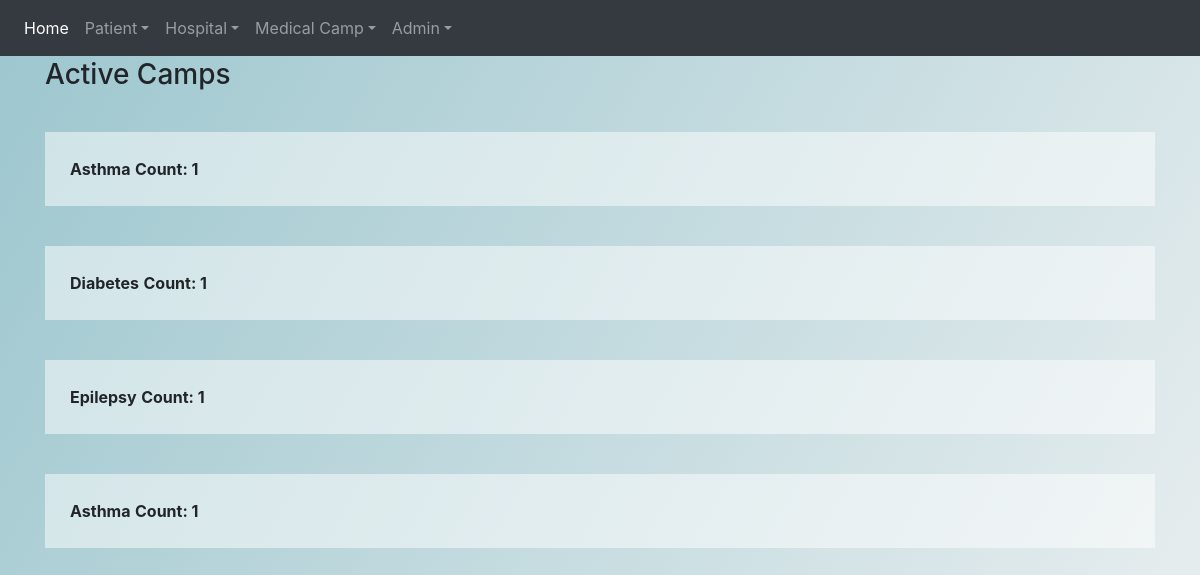
The page /patients/medicine-requirements/ on the database its author committed.
### patients/models.py (models this page shows, shortened)
class HealthIssues(models.Model):
    pid = models.ForeignKey(People, on_delete = models.CASCADE)
    issue = models.ForeignKey(Disease, on_delete = models.CASCADE)
    status = models.ForeignKey(StatusType, on_delete=models.CASCADE)

class Disease(models.Model):
    issue = models.CharField(max_length=200, primary_key = True)
    risk_type = models.CharField(max_length=200)
    def __str__(self):
        return self.issue

### patients/views.py (the view)
# urls.py: path('patients/medicine-requirements/', patient_views.medicine_requirements, name='medicine_requirements'),
def medicine_requirements(request):
    ps = HealthIssues.objects.annotate(num_comments=models.Count('pid')).all()
    return render(request, 'patients/medicine_requirements.html', {'ps': ps})

### patients/templates/patients/medicine_requirements.html
{%extends 'patients/base_layout.html'%}
{% block content %}
    <div class="list">
    <h3>Active Camps</h3>
        {% for p in ps %}
            <div class = "task">
                <b>{{p.issue}}</b>
                <b>Count: {{p.num_comments}}</b><br>
            </div>
        {% endfor %}
    </div>
{% endblock %}

### patients/templates/patients/base_layout.html (style rules this page uses)
body { background-image:linear-gradient(120deg,#9cc6ce ,#ECF0F1 ); min-height:100vh; }
h3 { margin:10px 0; }
.task { width:100%; background:rgba(255,255,255,0.5); padding:25px; margin :40px 0px; }

### rows shown on the page
HealthIssues: issue "Asthma", num_comments "1"
HealthIssues: issue "Diabetes", num_comments "1"
HealthIssues: issue "Epilepsy", num_comments "1"
HealthIssues: issue "Asthma", num_comments "1"
